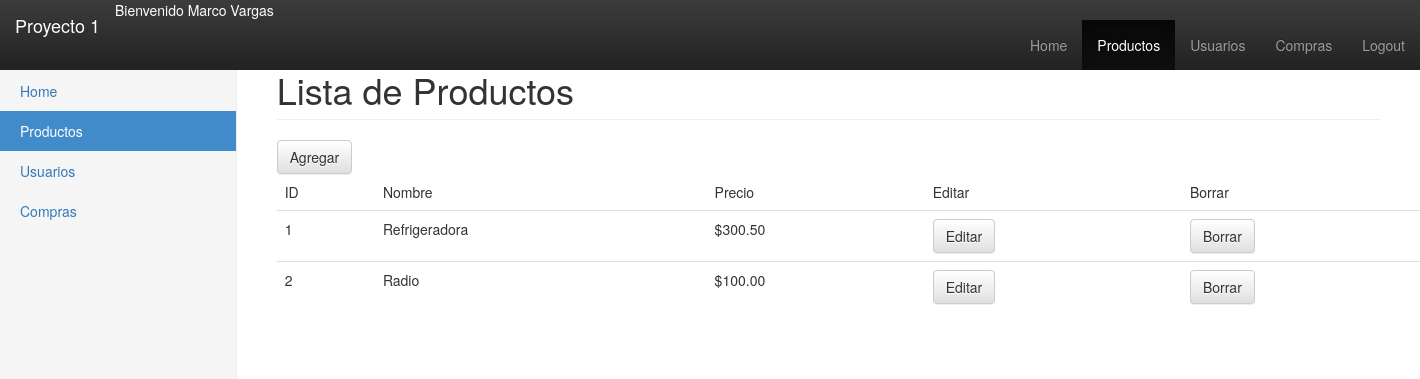
The app's page /admin/productos.php (signed in) with its own data.
### tables this page shows
CREATE TABLE `productos` (
  `id` bigint(20) NOT NULL,
  `nombre` varchar(100) NOT NULL,
  `precio` decimal(20,2) NOT NULL
);

### admin/includes/libreria.php (called while the page is built, shortened)
<?php
function consulta($link, $sql) {
    if($link->query($sql) == TRUE) {
        $conn = $link->query($sql);
        return $conn;
    }
    else
    {
       return $link->error;
    }
}
?>

### admin/productos.php (the view, shortened to what this page needs)
<?php include ('includes/header.php'); ?>
<?php include ('includes/sidebar.php'); ?>
<div class="col-sm-9 col-sm-offset-3 col-md-10 col-md-offset-2 main">
  <h1 class="page-header">Lista de Productos</h1>
  <?php
  $conn = connection();
  if($conn){
    $sql = "Select * from productos";
    $result = consulta($conn,$sql);
  }
  ?>
  <div class="container">
        <div class="row">
            <a href="#" class="btn btn-default" id="agregar-producto">Agregar</a>
            <div class="tabla-productos">
                <table class="table table-hover">
                    <thead>
                        <tr>
                            <td>ID</td>
                            <td>Nombre</td>
                            <td>Precio</td>
                            <td>Editar</td>
                            <td>Borrar</td>
                        </tr>
                    </thead>
                    <tbody>
                    <?php
                        while($row = $result->fetch_assoc()) {
                            echo '<tr><td>' . $row['id'] . '</td><td>'. $row['nombre'] . '</td><td>$'. $row['precio'] . '</td><td><a href="#" data-id="'.$row['id'].'" class="btn btn-default editar-producto">Editar</a></td><td><a href="#" data-id="'.$row['id'].'" class="btn btn-default eliminar-producto">Borrar</a></td></tr>';
                        }
                    ?>
                    </tbody>
                </table>
            </div>
        </div>
    </div>
<?php include ('includes/footer.php'); ?>

### admin/css/style.css (style rules this page uses)
body { padding-top: 50px; }
.main { padding: 20px; }
@media (min-width: 768px) { .main { padding-right: 40px; padding-left: 40px; } }
.main .page-header { margin-top: 0; }

### records on screen
productos: id "1", nombre "Refrigeradora", precio "300.50"
productos: id "2", nombre "Radio", precio "100.00"

### other values on screen
$bienvenida "Marco Vargas"
